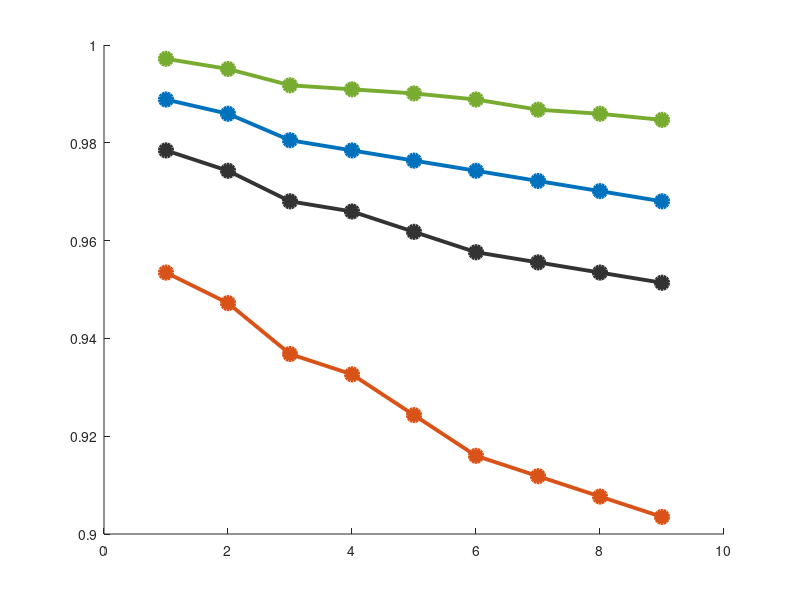

The MATLAB script that drew this image: (Note: this script raises an error after producing the figure.)
%% Comparative Voltage & Improvement Analysis Across 4 Cases and 3 Phases
clc; clear; close all;

%% 1. Define Node Voltage Dataset (Line-to-Neutral in Volts)
nodeNames = {'632', '633', '645', '646', '671', '675', '680', '684', '692'};
numNodes = length(nodeNames);
nominal_Vln = (4160 / sqrt(3)); % Nominal L-N Voltage = 2401.78 V

% Phase A Voltages (Volts) [Case 1, Case 2, Case 3, Case 4]
V_PhaseA = [
    2350, 2290, 2375, 2395;  % Node 632
    2340, 2275, 2368, 2390;  % Node 633
    2325, 2250, 2355, 2382;  % Node 645
    2320, 2240, 2350, 2380;  % Node 646
    2310, 2220, 2345, 2378;  % Node 671
    2300, 2200, 2340, 2375;  % Node 675
    2295, 2190, 2335, 2370;  % Node 680
    2290, 2180, 2330, 2368;  % Node 684
    2285, 2170, 2325, 2365   % Node 692
];

% Phase B Voltages (Volts) [Case 1, Case 2, Case 3, Case 4]
V_PhaseB = [
    2355, 2295, 2378, 2398;
    2345, 2280, 2370, 2392;
    2330, 2255, 2358, 2385;
    2325, 2248, 2352, 2382;
    2315, 2228, 2348, 2380;
    2305, 2210, 2342, 2378;
    2300, 2200, 2338, 2372;
    2295, 2190, 2332, 2370;
    2290, 2180, 2328, 2368
];

% Phase C Voltages (Volts) [Case 1, Case 2, Case 3, Case 4]
V_PhaseC = [
    2348, 2288, 2372, 2394;
    2338, 2272, 2365, 2388;
    2320, 2245, 2352, 2380;
    2315, 2238, 2348, 2378;
    2308, 2218, 2342, 2375;
    2298, 2198, 2338, 2372;
    2292, 2185, 2332, 2368;
    2288, 2175, 2328, 2364;
    2282, 2165, 2322, 2360
];

% Calculate Per-Unit Values (p.u.)
pu_A = V_PhaseA / nominal_Vln;
pu_B = V_PhaseB / nominal_Vln;
pu_C = V_PhaseC / nominal_Vln;

%% 2. Compute Percentage Voltage Improvement over Load Altered Case (Case 2)
imprv_A_PV = ((pu_A(:, 3) - pu_A(:, 2)) ./ pu_A(:, 2)) * 100;
imprv_A_BESS = ((pu_A(:, 4) - pu_A(:, 2)) ./ pu_A(:, 2)) * 100;

imprv_B_PV = ((pu_B(:, 3) - pu_B(:, 2)) ./ pu_B(:, 2)) * 100;
imprv_B_BESS = ((pu_B(:, 4) - pu_B(:, 2)) ./ pu_B(:, 2)) * 100;

imprv_C_PV = ((pu_C(:, 3) - pu_C(:, 2)) ./ pu_C(:, 2)) * 100;
imprv_C_BESS = ((pu_C(:, 4) - pu_C(:, 2)) ./ pu_C(:, 2)) * 100;

%% 3. Styling Configuration (High Contrast & High Font Size)
caseLabels = {'Base Case', 'Load Alteration', 'Optimal PV', 'PV + BESS'};
colors = [0.2 0.2 0.2; 0.85 0.325 0.098; 0 0.447 0.741; 0.466 0.674 0.188]; % Grey, Red, Blue, Green

font_title = 18;
font_axis  = 16;
font_tick  = 14;
font_legend = 14;

%% --- Figure 1: Phase A Voltages ---
figure('Name', 'Phase A Voltage Profile Analysis', 'Color', [1 1 1], 'Position', [50 50 1100 650]);
hold on;
for c = 1:4
    plot(1:numNodes, pu_A(:, c), '-o', 'LineWidth', 2.8, 'MarkerSize', 9, ...
        'Color', colors(c, :), 'MarkerFaceColor', colors(c, :), 'DisplayName', caseLabels{c});
end
yline(1.00, '--k', 'Nominal (1.00 pu)', 'LineWidth', 1.8, 'FontSize', font_legend, 'FontWeight', 'bold');
yline(0.95, '--r', 'ANSI Min (0.95 pu)', 'LineWidth', 1.8, 'FontSize', font_legend, 'FontWeight', 'bold');
grid on;
set(gca, 'XTick', 1:numNodes, 'XTickLabel', nodeNames, 'FontWeight', 'bold', 'FontSize', font_tick);
xlabel('Bus / Node Number', 'FontWeight', 'bold', 'FontSize', font_axis);
ylabel('Line-to-Neutral Voltage V_{LN} (p.u.)', 'FontWeight', 'bold', 'FontSize', font_axis);
title('Phase A Node Voltage Comparison Across All 4 Cases', 'FontSize', font_title, 'FontWeight', 'bold');
legend('Location', 'southwest', 'FontSize', font_legend);

%% --- Figure 2: Phase B Voltages ---
figure('Name', 'Phase B Voltage Profile Analysis', 'Color', [1 1 1], 'Position', [100 100 1100 650]);
hold on;
for c = 1:4
    plot(1:numNodes, pu_B(:, c), '-s', 'LineWidth', 2.8, 'MarkerSize', 9, ...
        'Color', colors(c, :), 'MarkerFaceColor', colors(c, :), 'DisplayName', caseLabels{c});
end
yline(1.00, '--k', 'Nominal (1.00 pu)', 'LineWidth', 1.8, 'FontSize', font_legend, 'FontWeight', 'bold');
yline(0.95, '--r', 'ANSI Min (0.95 pu)', 'LineWidth', 1.8, 'FontSize', font_legend, 'FontWeight', 'bold');
grid on;
set(gca, 'XTick', 1:numNodes, 'XTickLabel', nodeNames, 'FontWeight', 'bold', 'FontSize', font_tick);
xlabel('Bus / Node Number', 'FontWeight', 'bold', 'FontSize', font_axis);
ylabel('Line-to-Neutral Voltage V_{LN} (p.u.)', 'FontWeight', 'bold', 'FontSize', font_axis);
title('Phase B Node Voltage Comparison Across All 4 Cases', 'FontSize', font_title, 'FontWeight', 'bold');
legend('Location', 'southwest', 'FontSize', font_legend);

%% --- Figure 3: Phase C Voltages ---
figure('Name', 'Phase C Voltage Profile Analysis', 'Color', [1 1 1], 'Position', [150 150 1100 650]);
hold on;
for c = 1:4
    plot(1:numNodes, pu_C(:, c), '-^', 'LineWidth', 2.8, 'MarkerSize', 9, ...
        'Color', colors(c, :), 'MarkerFaceColor', colors(c, :), 'DisplayName', caseLabels{c});
end
yline(1.00, '--k', 'Nominal (1.00 pu)', 'LineWidth', 1.8, 'FontSize', font_legend, 'FontWeight', 'bold');
yline(0.95, '--r', 'ANSI Min (0.95 pu)', 'LineWidth', 1.8, 'FontSize', font_legend, 'FontWeight', 'bold');
grid on;
set(gca, 'XTick', 1:numNodes, 'XTickLabel', nodeNames, 'FontWeight', 'bold', 'FontSize', font_tick);
xlabel('Bus / Node Number', 'FontWeight', 'bold', 'FontSize', font_axis);
ylabel('Line-to-Neutral Voltage V_{LN} (p.u.)', 'FontWeight', 'bold', 'FontSize', font_axis);
title('Phase C Node Voltage Comparison Across All 4 Cases', 'FontSize', font_title, 'FontWeight', 'bold');
legend('Location', 'southwest', 'FontSize', font_legend);

%% --- Figure 4: Comparative Voltage Improvement Bar Plot ---
figure('Name', 'Comparative Voltage Improvement', 'Color', [1 1 1], 'Position', [200 200 1150 650]);

avg_imprv_PV = [mean(imprv_A_PV), mean(imprv_B_PV), mean(imprv_C_PV)];
avg_imprv_BESS = [mean(imprv_A_BESS), mean(imprv_B_BESS), mean(imprv_C_BESS)];

b = bar(1:3, [avg_imprv_PV; avg_imprv_BESS]', 'grouped');
b(1).FaceColor = [0 0.447 0.741];    % Blue for PV
b(2).FaceColor = [0.466 0.674 0.188]; % Green for PV+BESS

grid on;
set(gca, 'XTick', 1:3, 'XTickLabel', {'Phase A', 'Phase B', 'Phase C'}, ...
    'FontWeight', 'bold', 'FontSize', font_tick);
ylabel('Average Voltage Improvement (%)', 'FontWeight', 'bold', 'FontSize', font_axis);
title('Comparative Line-to-Neutral Voltage Improvement over Stressed Load State', ...
    'FontSize', font_title, 'FontWeight', 'bold');
legend({'Case 3: Optimal PV Insertion', 'Case 4: Hybrid PV + BESS'}, ...
    'Location', 'northwest', 'FontSize', font_legend);

% Annotate bar values with large font size
for i = 1:3
    text(i - 0.15, avg_imprv_PV(i) + 0.35, sprintf('+%.2f%%', avg_imprv_PV(i)), ...
        'FontWeight', 'bold', 'FontSize', 13, 'HorizontalAlignment', 'center');
    text(i + 0.15, avg_imprv_BESS(i) + 0.35, sprintf('+%.2f%%', avg_imprv_BESS(i)), ...
        'FontWeight', 'bold', 'FontSize', 13, 'HorizontalAlignment', 'center');
end
ylim([0, max([avg_imprv_PV, avg_imprv_BESS]) + 1.5]);

%% 5. Print Tabular Results to Command Window
fprintf('\n========================================================================================================\n');
fprintf('                             LINE-TO-NEUTRAL VOLTAGE (V_LN) & IMPROVEMENT SUMMARY                       \n');
fprintf('========================================================================================================\n');
fprintf('%-8s | %-8s | %-10s | %-10s | %-10s | %-10s | %-12s | %-12s\n', ...
    'Node', 'Phase', 'Base(pu)', 'LoadAlt(pu)', 'PV(pu)', 'BESS(pu)', 'PV Gain(%)', 'BESS Gain(%)');
fprintf('--------------------------------------------------------------------------------------------------------\n');
for n = 1:numNodes
    fprintf('%-8s | %-8s | %-10.4f | %-10.4f | %-10.4f | %-10.4f | +%-11.2f%% | +%-11.2f%%\n', ...
        nodeNames{n}, 'Phase A', pu_A(n,1), pu_A(n,2), pu_A(n,3), pu_A(n,4), imprv_A_PV(n), imprv_A_BESS(n));
    fprintf('%-8s | %-8s | %-10.4f | %-10.4f | %-10.4f | %-10.4f | +%-11.2f%% | +%-11.2f%%\n', ...
        nodeNames{n}, 'Phase B', pu_B(n,1), pu_B(n,2), pu_B(n,3), pu_B(n,4), imprv_B_PV(n), imprv_B_BESS(n));
    fprintf('%-8s | %-8s | %-10.4f | %-10.4f | %-10.4f | %-10.4f | +%-11.2f%% | +%-11.2f%%\n', ...
        nodeNames{n}, 'Phase C', pu_C(n,1), pu_C(n,2), pu_C(n,3), pu_C(n,4), imprv_C_PV(n), imprv_C_BESS(n));
    fprintf('--------------------------------------------------------------------------------------------------------\n');
end
